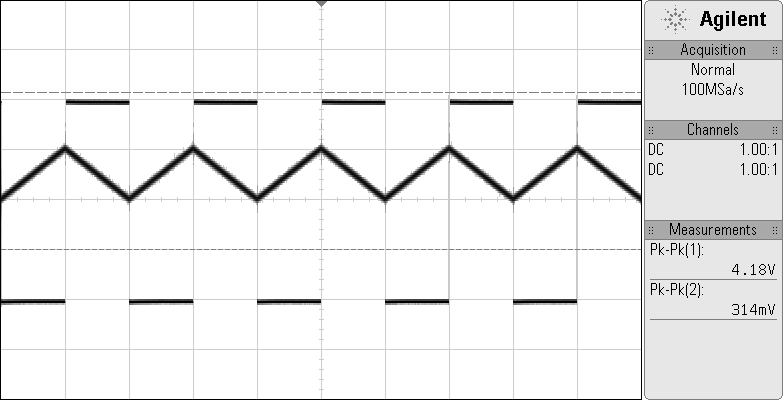
#> input picture R11/dati/new_scope_10.png, 784 x 400 px; its folder holds only this picture in this run
$ python cut.py
#> lines starting #> are read from the running program, lines starting #| are printed output that depends on the picture
import glob
from PIL import Image
import PIL.ImageOps

for i in glob.glob('*.png'):
        im = Image.open(i)
#> im is the input picture: PIL image 784x400 RGB; min 0, max 255, mean 237.7
        im = im.crop((16, 43, 800, 443))
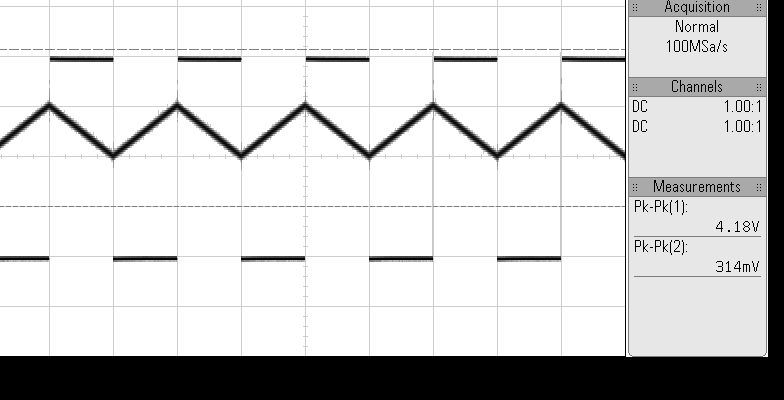
#> im: PIL image 784x400 RGB; min 0, max 255, mean 207.8
        ni = PIL.ImageOps.invert(im)
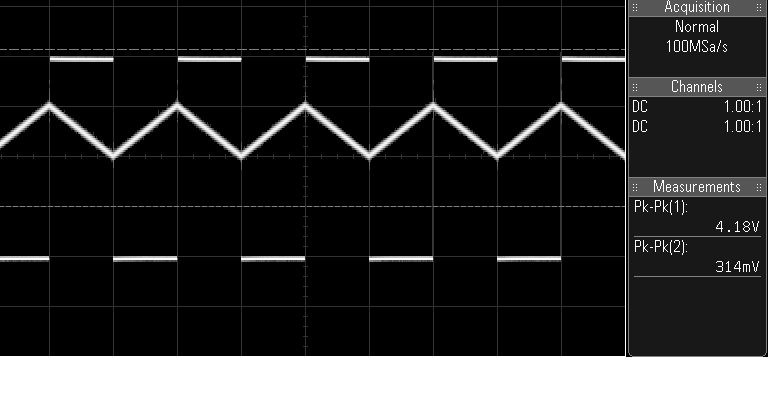
#> ni: PIL image 784x400 RGB; min 0, max 255, mean 47.2

        ni.save('new_'+i)

$ run again, on R11/dati/new_scope_14.png
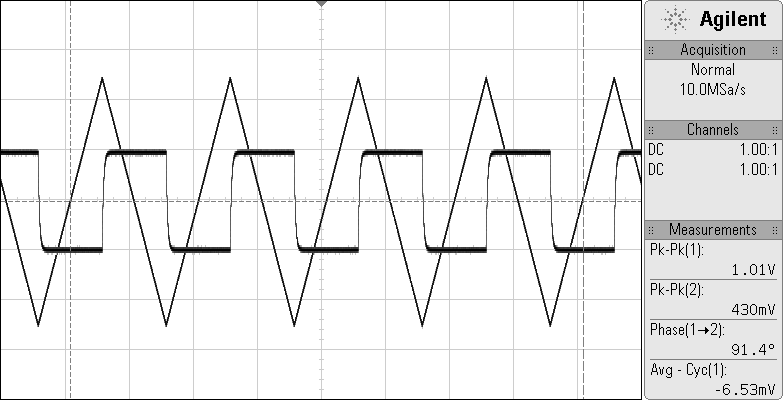
#> input picture R11/dati/new_scope_14.png, 784 x 400 px
#> im is the input picture: PIL image 784x400 RGB; min 0, max 255, mean 236.9
#> `im = im.crop((16, 43, 800, 443))`:
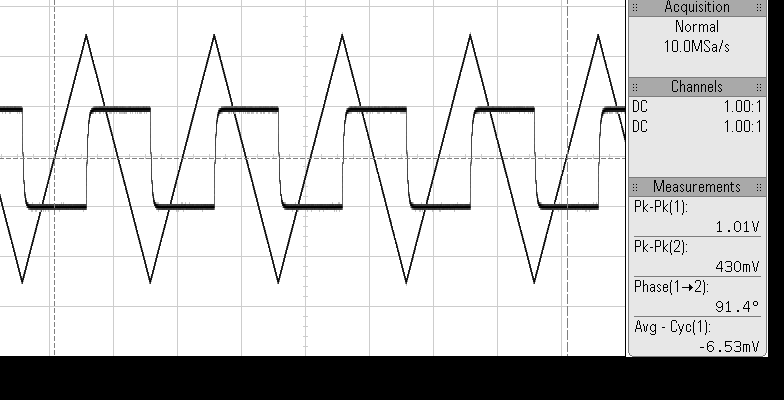
#> im: PIL image 784x400 RGB; min 0, max 255, mean 207
#> `ni = PIL.ImageOps.invert(im)`:
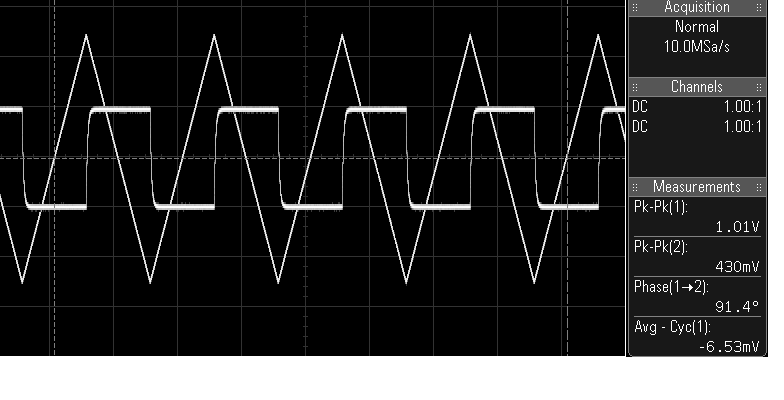
#> ni: PIL image 784x400 RGB; min 0, max 255, mean 48

$ run again, on R11/dati/new_scope_15.png
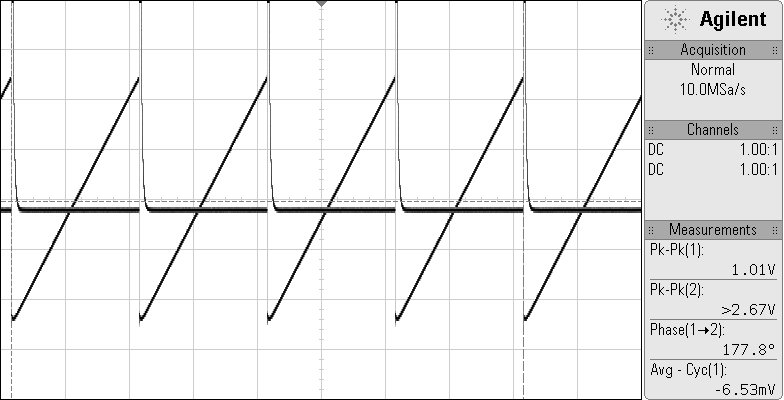
#> input picture R11/dati/new_scope_15.png, 784 x 400 px
#> im is the input picture: PIL image 784x400 RGB; min 0, max 255, mean 237.6
#> `im = im.crop((16, 43, 800, 443))`:
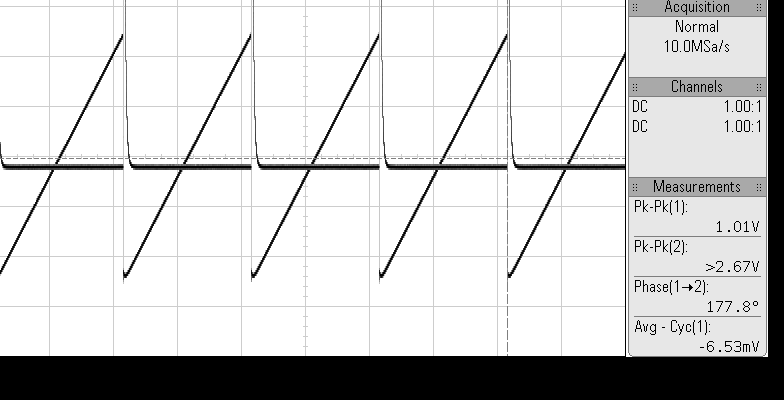
#> im: PIL image 784x400 RGB; min 0, max 255, mean 207.9
#> `ni = PIL.ImageOps.invert(im)`:
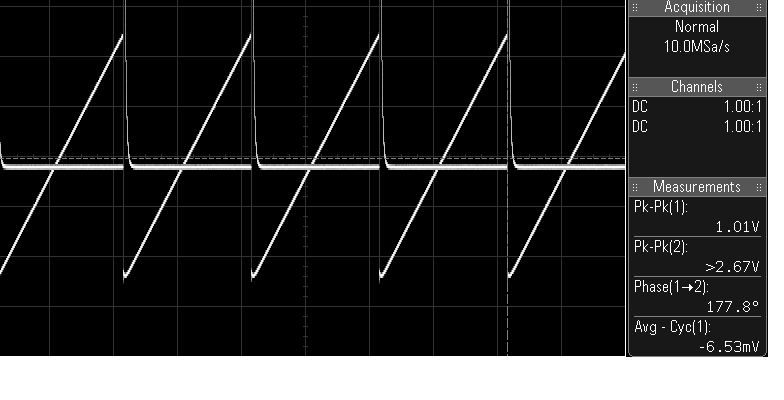
#> ni: PIL image 784x400 RGB; min 0, max 255, mean 47.1

$ run again, on R11/dati/new_scope_16.png
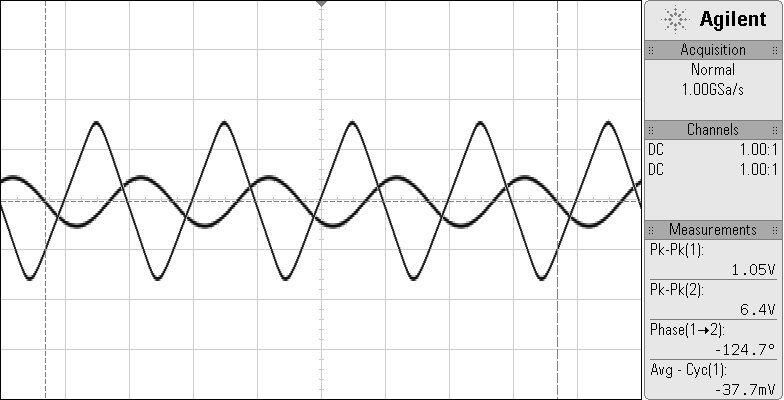
#> input picture R11/dati/new_scope_16.png, 784 x 400 px
#> im is the input picture: PIL image 784x400 RGB; min 0, max 255, mean 238.6
#> `im = im.crop((16, 43, 800, 443))`:
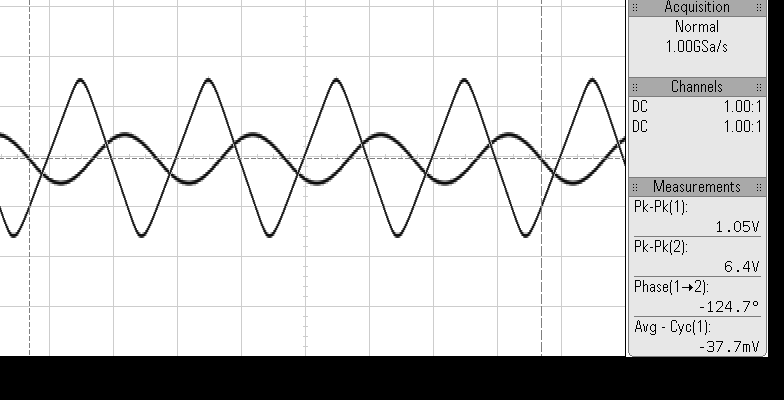
#> im: PIL image 784x400 RGB; min 0, max 255, mean 208.7
#> `ni = PIL.ImageOps.invert(im)`:
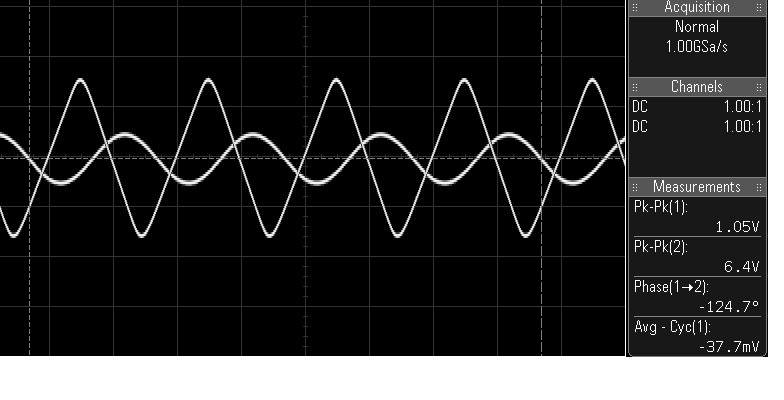
#> ni: PIL image 784x400 RGB; min 0, max 255, mean 46.3

$ run again, on R11/dati/new_scope_11.png
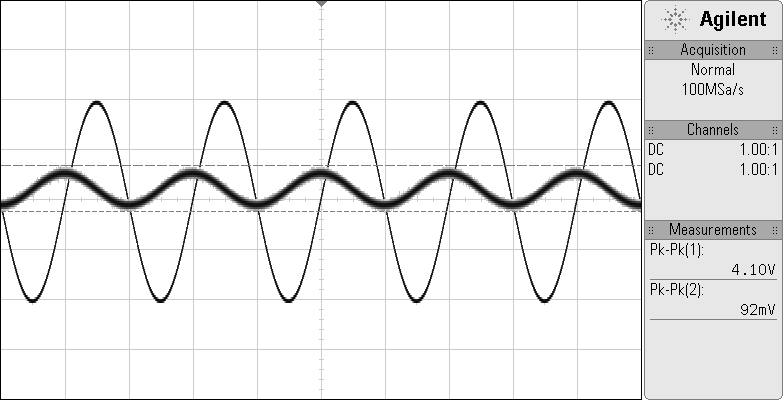
#> input picture R11/dati/new_scope_11.png, 784 x 400 px
#> im is the input picture: PIL image 784x400 RGB; min 0, max 255, mean 236.8
#> `im = im.crop((16, 43, 800, 443))`:
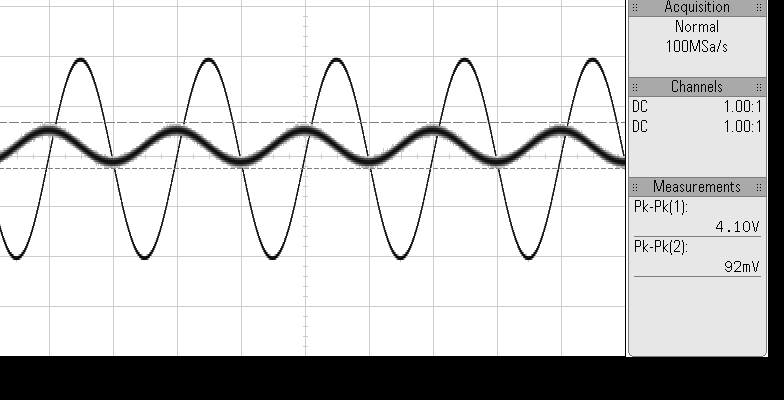
#> im: PIL image 784x400 RGB; min 0, max 255, mean 206.9
#> `ni = PIL.ImageOps.invert(im)`:
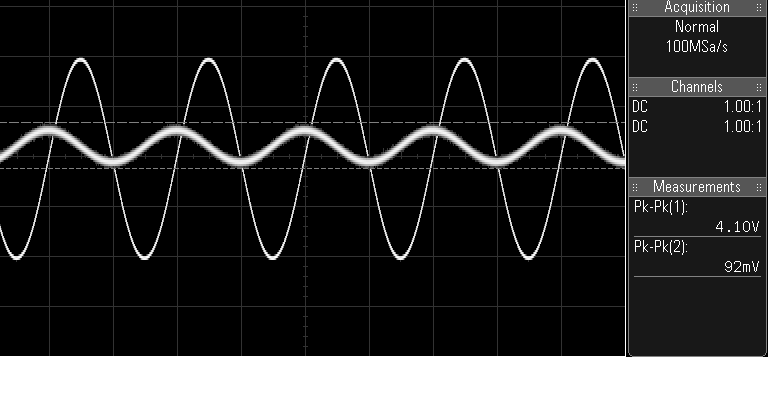
#> ni: PIL image 784x400 RGB; min 0, max 255, mean 48.1
